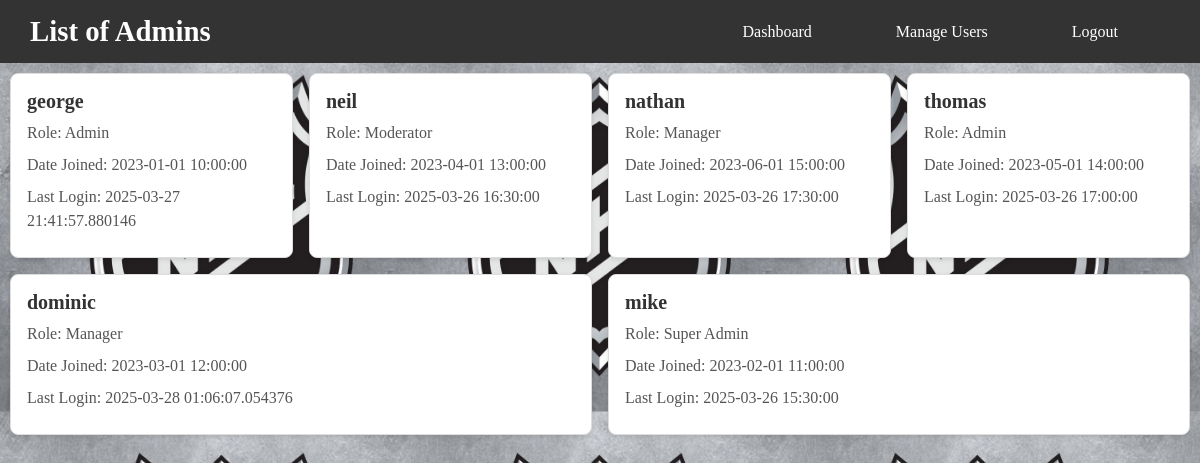
The app's page /admin_table, older data.
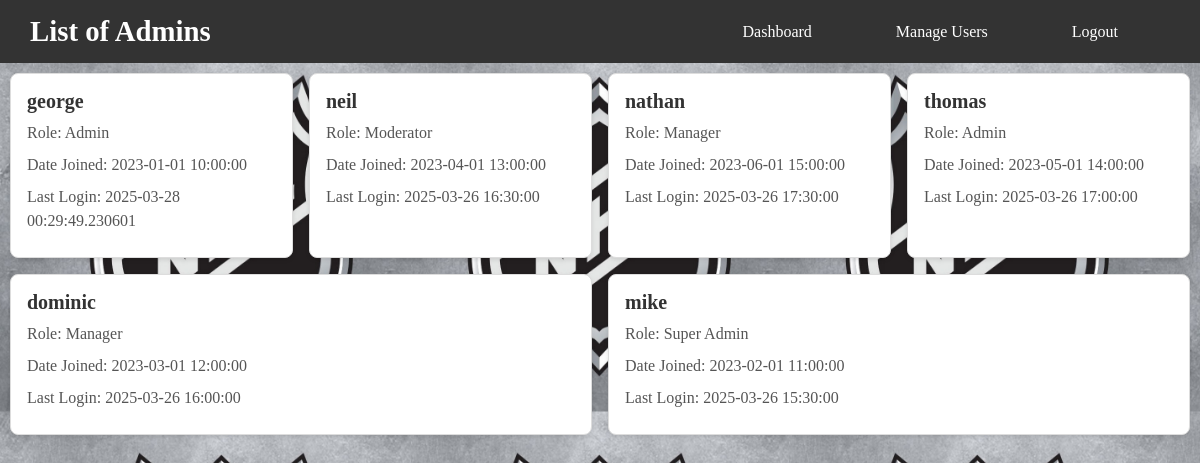
The same page, newer data.
### app/app.py (models this page shows)
class Admin(UserMixin, db.Model):
    __tablename__ = 'admin'
    id = db.Column(db.Integer, primary_key=True)
    username = db.Column(db.String(80), unique=True, nullable=False)
    password = db.Column(db.String(80), unique=True, nullable=False)
    role = db.Column(db.String(50), nullable=False, default="Admin")
    last_login = db.Column(db.DateTime, default=datetime, onupdate=datetime.utcnow)
    date_joined = db.Column(db.DateTime, default=datetime.utcnow)

### app/app.py (the view)
@app.route("/admin_table")
def admin_table():
    admins = Admin.query.all()
    for admin in admins:
        print(f"Admin Username: {admin.username}")
    return render_template("Admin/admin_table.html", admins=admins)

### app/templates/Admin/admin_table.html (shortened to what this page needs)
<!DOCTYPE html>
<html lang="en">
<head>
    <link href="{{ url_for('static', filename='CSS/pages/adminStyles.css') }}" rel="stylesheet" type="text/css">
    <link href="{{ url_for('static', filename='CSS/components/basics.css') }}" rel="stylesheet" type="text/css">
    <link href="{{ url_for('static', filename='CSS/components/container.css') }}" rel="stylesheet" type="text/css">
    <link href="{{ url_for('static', filename='CSS/pages/index.css') }}" rel="stylesheet" type="text/css">
</head>
<body>
    <header>
        <nav class="navbar">
            <h1>List of Admins</h1>
            <ul class="nav-links">
                <li><a href="{{ url_for('admin_home') }}">Dashboard</a></li>
                <li><a href="{{ url_for('manage_users') }}">Manage Users</a></li>
                <li><a href="{{ url_for('logout') }}">Logout</a></li>
            </ul>
        </nav>
    </header>
    <main>
        <div class="user-card-container">
            {% for admin in admins %}
                    <div class="user-card">
                        <h3>{{ admin.username }}</h3>
                        <p>Role: {{ admin.role }}</p>
                        <p>Date Joined: {{ admin.date_joined }}</p>
                        <p>Last Login: {{ admin.last_login }}</p>
                    </div>
            {% endfor %}
        </div>
    </main>
</body>
</html>

Row changes from the older to the newer data that the page shows:
changed Admin "george": last_login "2025-03-27 21:41:57.880146" → "2025-03-28 00:29:49.230601"
changed Admin "dominic": last_login "2025-03-28 01:06:07.054376" → "2025-03-26 16:00:00"
